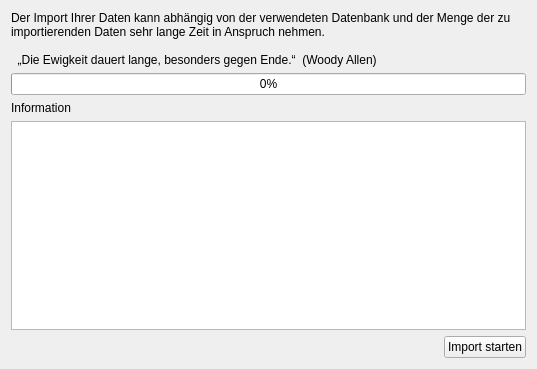
<?xml version="1.0" encoding="UTF-8"?>
<ui version="4.0">
 <class>CsvImportWizardPage3</class>
 <widget class="QWizardPage" name="CsvImportWizardPage3">
  <property name="geometry">
   <rect>
    <x>0</x>
    <y>0</y>
    <width>537</width>
    <height>369</height>
   </rect>
  </property>
  <property name="windowTitle">
   <string>WizardPage</string>
  </property>
  <layout class="QHBoxLayout" name="horizontalLayout_2">
   <item>
    <layout class="QVBoxLayout" name="verticalLayout">
     <item>
      <widget class="QLabel" name="label_2">
       <property name="text">
        <string>Der Import Ihrer Daten kann abhängig von der verwendeten Datenbank und der Menge der zu importierenden Daten sehr lange Zeit in Anspruch nehmen.

  „Die Ewigkeit dauert lange, besonders gegen Ende.“  (Woody Allen)</string>
       </property>
       <property name="wordWrap">
        <bool>true</bool>
       </property>
      </widget>
     </item>
     <item>
      <widget class="QProgressBar" name="progressBar">
       <property name="value">
        <number>0</number>
       </property>
      </widget>
     </item>
     <item>
      <widget class="QLabel" name="label">
       <property name="text">
        <string>Information</string>
       </property>
      </widget>
     </item>
     <item>
      <widget class="QListWidget" name="listWidget"/>
     </item>
     <item>
      <layout class="QHBoxLayout" name="horizontalLayout">
       <item>
        <spacer name="horizontalSpacer">
         <property name="orientation">
          <enum>Qt::Horizontal</enum>
         </property>
         <property name="sizeHint" stdset="0">
          <size>
           <width>40</width>
           <height>20</height>
          </size>
         </property>
        </spacer>
       </item>
       <item>
        <widget class="QPushButton" name="startImportButton">
         <property name="text">
          <string>Import starten</string>
         </property>
        </widget>
       </item>
      </layout>
     </item>
    </layout>
   </item>
  </layout>
 </widget>
 <resources/>
 <connections/>
</ui>
